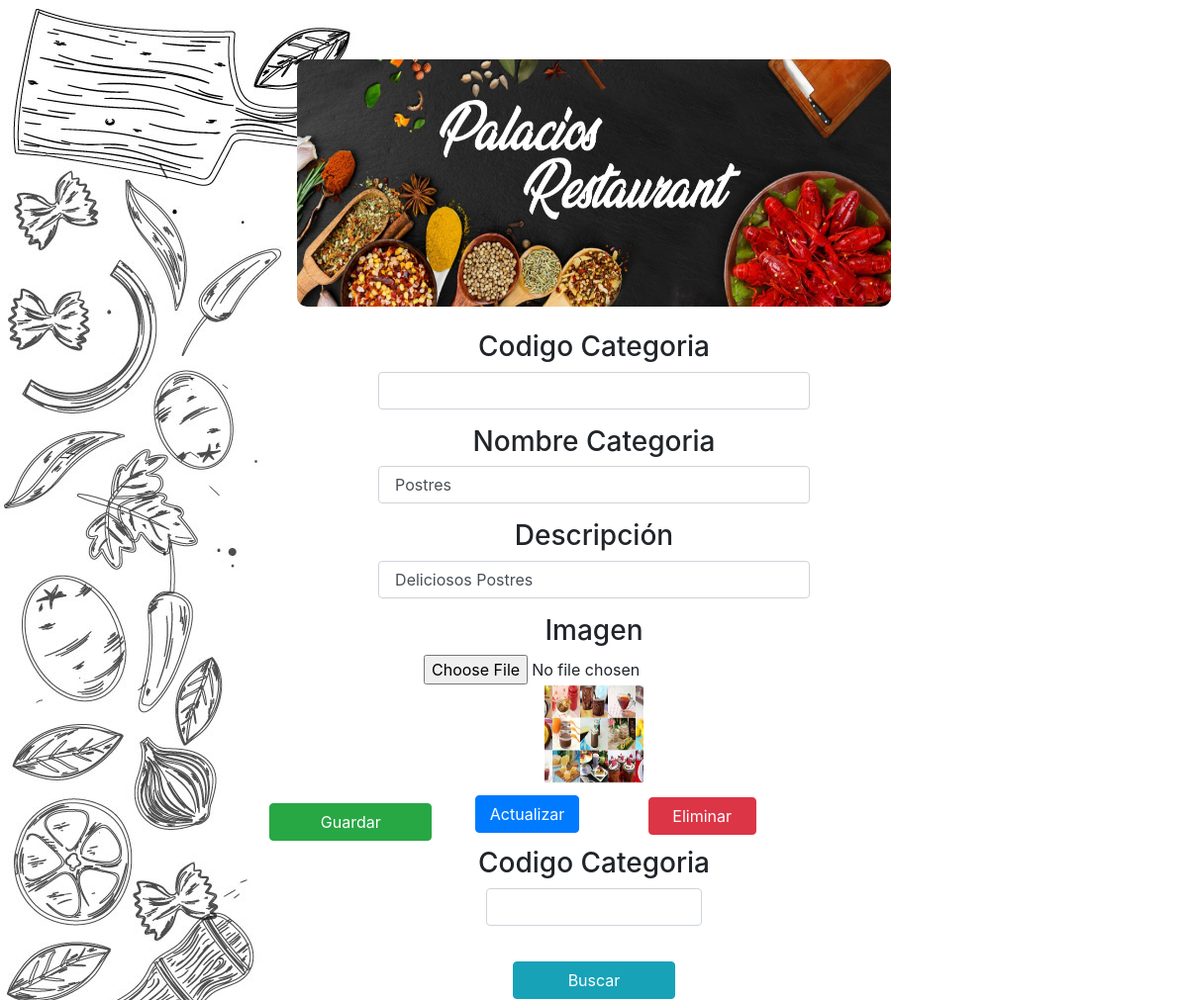
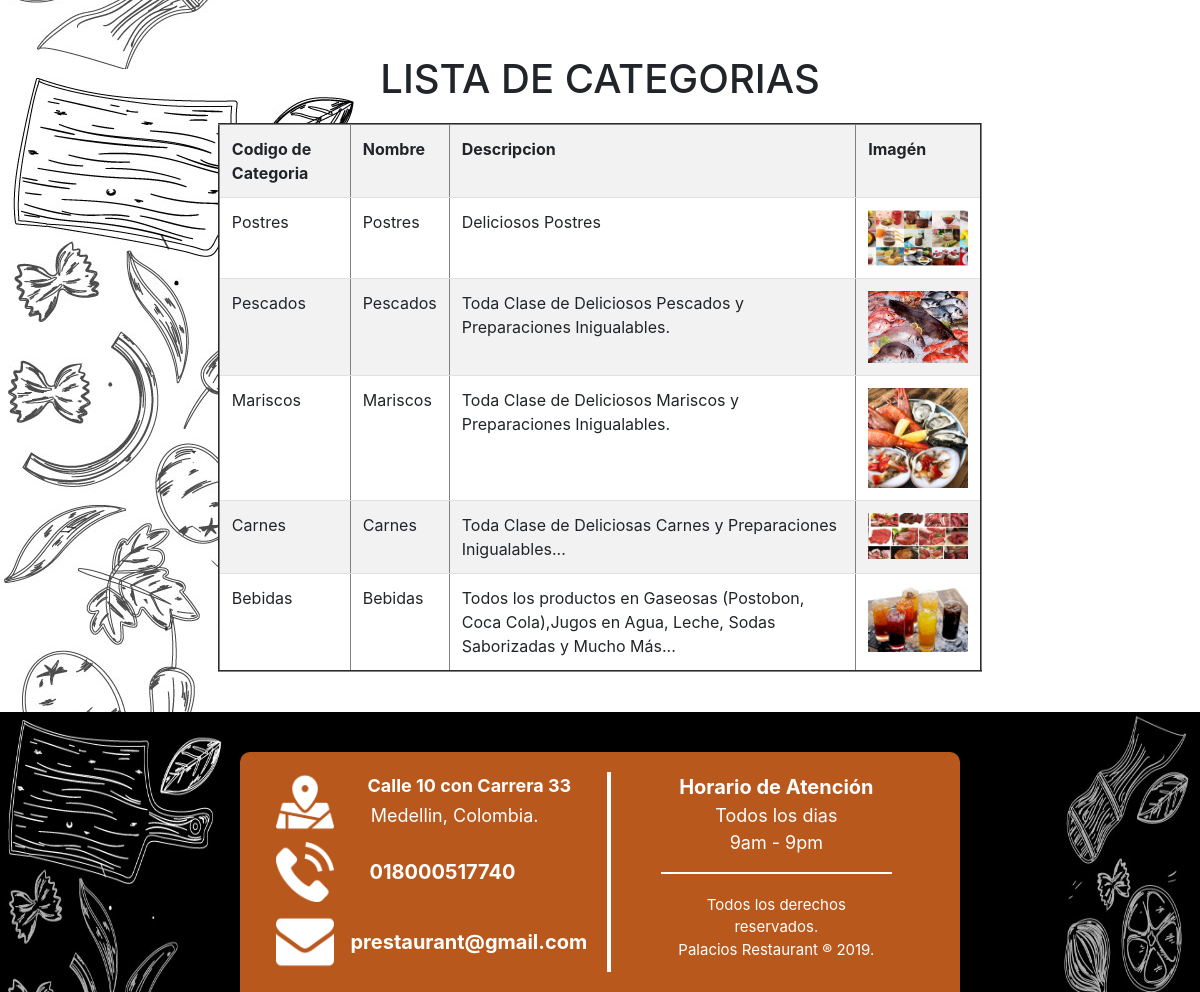
The page /index.php/ccategoria/listacategorias on the database its author committed (2 pictures, top to bottom).
### tables this page shows
CREATE TABLE `categoria` (
  `identct` varchar(30) NOT NULL,
  `name` varchar(30) NOT NULL,
  `description` varchar(500) NOT NULL,
  `ruta` varchar(255) NOT NULL
);

### application/controllers/ccategoria.php (called while the page is built, shortened)
<?php
class ccategoria extends CI_Controller
{
    function __construct()
    {
        $this->load->helper(array('form', 'url'));
        $this->load->library('form_validation');
        $this->load->helper('download');
        $this->load->library('upload');
        $this->load->model('mcategoria');
    }
    function listacategorias()
    {
        $lcategorias = $this->mcategoria->listacategorias();
        $datos['detailcategoria'] = $lcategorias;
        $this->load->view('vcategoria', $datos);
    }
}

### index.php (called while the page is built, shortened)
<?php
require_once BASEPATH.'core/CodeIgniter.php';

### application/models/mcategoria.php (called while the page is built, shortened)
<?php
class mcategoria extends CI_Model
{
        function listacategorias()
        {
           $query = $this->db->query("Select * From categoria Order By name Desc");
            return $query->result();
        }
}
?>

### application/views/vcategoria.php (the view, shortened to what this page needs)
<!DOCTYPE html>
<html lang="en">
<head>
    <link rel="stylesheet" href="https://stackpath.bootstrapcdn.com/bootstrap/4.3.1/css/bootstrap.min.css">
    <body>
</head>
<body>
<div id="banner">
            </div>
<center>
    <div class="container p-4">
    <form id="form" method="POST" enctype="multipart/form-data" action="<?= base_url() ?>index.php/ccategoria/agregarcategoria">
    <form id="form" >
        <div class="form-group">
                <h3>Codigo Categoria</h3>
                        <input type="text" id="txtidentct" name="txtidentct" class="form-control" style="width:40%;"autocomplete="off" value=" <?php echo set_value('txtidentct'); ?>">
        </div>
        <div class="form-group">
                <h3>Nombre Categoria</h3>
                        <input type="text" id="txtname" name="txtname" class="form-control" style="width:40%;" value=" <?= (isset($detailcategoria[0])) ? $detailcategoria[0]->name : ""; ?>">
        </div>
        <div class="form-group">
                <h3>Descripción</h3>
                        <input type="text" id="txtdescription" name="txtdescription" class="form-control" style="width:40%;" value=" <?= (isset($detailcategoria[0])) ? $detailcategoria[0]->description : ""; ?>">
        </div>
        <div class="form-group">
            <h3>Imagen</h3>
                <input type="file" name="fileToUpload" id="fileToUpload"/>
            <br>
            <div id="display">
                <?= (isset($detailcategoria[0])) ? "<img src='".base_url().$detailcategoria[0]->ruta."'" : ""; ?>
            </div>
        </div>
        <div class="form-group" >
                <input type="submit" id="btnenviar" class="btn btn-success" name="btnenviar" style="margin-top:20px;width:15%;float:left;margin-left:20%;margin-right:5%;" value="Guardar">
        </div>
     </form>
     <?php
            echo form_close();
         ?>
         </div>
         <div class="container; p-4">
    <?php echo form_open('ccategoria/actualizarcategoria');?>
        <form>
            <input type="submit" id="btnactualizar" class="btn btn-primary" name="btnactualizar" style="margin-top:-28px;width:10%;float:left;margin-left:-1%;margin-right:35%;" value="Actualizar" onclick="pasardatos()";>
        </form>
    <?php echo form_close();?>
    </div>
         <?php
            echo form_open('ccategoria/listacategoriasxident');
         ?>
         <form>
         <div class="form-group">
                <h3>Codigo Categoria</h3>
                <input type="text" id="txtidentct" name="txtidentct" class="form-control" style="width:20%;" autocomplete="off" value="<?php echo set_value('txtidentct');?>">
        </div>
        <div class="form-group" style="">
                <input type="submit" id="btnbuscar" class="btn btn-info" name="btnbuscar" style="margin-top:20px;width:15%;" value="Buscar">
        </div>
         </form>
         <?php
            echo form_close();
         ?>
         <?php
            echo form_open('ccategoria/eliminarcategoria');
         ?>
         <form id="frmeliminar">
        <div class="form-group" style="" id="freli">
                <input type="submit" id="btneliminar" class="btn btn-danger" name="btneliminar" style="margin-top:-430px;width: 10%;margin-left:20%" value="Eliminar" onclick="confirmarEliminar()">
        </div>
         </form>
         <?php
          echo form_close();
         ?>
         <h1>LISTA DE CATEGORIAS</h1>
    <table border="2" style="margin-top:20px;background: #FFFFFF; width:70%;" class="table table-striped">
        <th>Codigo de Categoria</th>
        <th>Nombre</th>
        <th>Descripcion</th>
        <th>Imagén</th>
        <?php
        if($detailcategoria){
            foreach($detailcategoria as $categori)
            {
                echo "<tr>";
                    echo "<td>".$categori->identct."</td>";
                    echo "<td>".$categori->name."</td>";
                    echo "<td>".$categori->description."</td>";
                    echo "<td><img src='".base_url().$categori->ruta."' style='width:100px'/> </td>";
                echo "</tr>";
            }
        }
        ?>
    </table>
        </center>
        <div id="footer">
        <div id="sectionfooter">
            <div id="datos">
                <div id="divi1">
                    <div id="logodivi1">
                    </div>
                    <div id="txtdivi11">
                            &nbsp &nbsp  Calle 10 con Carrera 33
                    </div>
                    <div id="txtdivi12">
                            &nbsp &nbsp  Medellin, Colombia.
                    </div>
                </div>
                <div id="divi2">
                    <div id="logodivi2">
                    </div>
                    <div id="txtdivi2">
                            &nbsp &nbsp  018000517740
                    </div>
                </div>
                <div id="divi3">
                    <div id="logodivi3">
                    </div>
                    <div id="txtdivi3">
                            prestaurant@gmail.com
                    </div>
                </div>
            </div>
            <div id="separador">
            </div>
            <div id="horarioaper">
                <div id="divih1">
                    <div id="haten">
                        Horario de Atención
                    </div>
                    <div id="rhaten">
                        Todos los dias <br> 9am - 9pm
                    </div>
                </div>
                <div id="sepa">
                </div>
                <div id="divih2">
                    <div id="txtri">
                        Todos los derechos reservados.
                        <br>
                        Palacios Restaurant ® 2019.
                    </div>
                </div>
            </div>
        </div>
    </div>
</body>
</html>

### application/views/vcategoria.php (style rules this page uses)
#display > img { width: 100px; height: 100px; }
body { background-image: url('../img/fondo.jpg'); }
#footer { width: 100%; height: 280px; float: left; background-image: url('../img/fondoin.jpg') }
#sectionfooter { width: 50%; margin-top: 40px; height: 240px; margin-left: 25%; float: left; border-top-left-radius: 10px; border-top-right-radius: 10px; background: #B9581C; }
#datos { margin-top: 20px; width: 35%; float: left; margin-left: 10%; height: 200px; border: px solid black; }
#divi1 { width: 100%; height: 60px; float: left; border: px solid white; }
#divi2 { margin-top: 10px; width: 100%; height: 60px; float: left; border: px solid white; }
#divi3 { margin-top: 10px; width: 100%; height: 60px; float: left; border: px solid white; }
#logodivi1 { width: 18%; float: left; height: 100%; border: px solid red; background-image: url('../img/ubica.png'); background-size: 100% 100%; }
#txtdivi11 { width: 70%; float: left; height: 50%; margin-left: 5%; margin-right: 7%; font-size: 18px; color: white; font-weight: bold; border: px solid blue; }
#txtdivi12 { width: 70%; float: left; height: 50%; margin-left: 5%; font-size: 18px; color: white; border: px solid blue; }
#logodivi2 { width: 18%; float: left; height: 100%; border: px solid red; background-image: url('../img/telefono.png'); background-size: 100% 100%; }
#txtdivi2 { margin-top: 15px; width: 70%; float: left; height: 50%; margin-left: 5%; margin-right: 7%; font-size: 20px; color: white; font-weight: bold; border: px solid blue; }
#logodivi3 { width: 18%; float: left; height: 100%; border: px solid red; background-image: url('../img/sobre.png'); background-size: 100% 100%; }
#txtdivi3 { margin-top: 15px; width: 70%; float: left; height: 50%; margin-left: 5%; margin-right: 7%; font-size: 20px; color: white; font-weight: bold; border: px solid blue; }
#separador { margin-top:20px; width: 0.5%; height: 200px; float: left; margin-left: 4%; border: 1px solid white; background: white; }
#horarioaper { margin-top: 20px; width: 35%; float: left; margin-left: 3%; height: 200px; border: px solid black; }
#divih1 { width: 100%; height: 100px; float: left; border: px solid white; }
#haten { width: 60%; float: left; height: 30px; margin-left: 20%; border:px solid blue; text-align: center; font-size: 20px; font-weight: bold; color: white; }
#rhaten { width: 70%; float: left; height: 50px; margin-left: 15%; border:px solid blue; text-align: center; font-size: 18px; color: white; }
#divih2 { width: 100%; height: 100px; float: left; border: px solid white; }
#txtri { margin-top: 20px; width: 70%; float: left; height: 60px; margin-left: 15%; border:px solid blue; text-align: center; font-size: 15px; color: white; }
#sepa { float: left; width: 80%; margin-left: 10%; height: 1px; border: 1px solid white; }
#banner { width: 50%; margin-left: 25%; height: 300px; background-image: url('../img/banner.jpg'); background-size: 100% 100%; margin-top:60px; border-radius: 10px; }
@media screen and (min-width: 500px) and (max-width: 1280px) { #footer { background-image: url('../img/fondoinres.jpg'); background-size: 100% 100%; } }
@media screen and (min-width: 500px) and (max-width: 1280px) { #sectionfooter { width: 60%; margin-left: 20%; } }
@media screen and (min-width: 500px) and (max-width: 1280px) { #datos { width: 45%; margin-left:5% ; } }
@media screen and (min-width: 500px) and (max-width: 1280px) { #separador { margin-left: 1%; } }
@media screen and (min-width: 500px) and (max-width: 1280px) { #horarioaper { width: 40%; } }
@media screen and (min-width: 500px) and (max-width: 1280px) { #haten { width: 70%; margin-left: 15%; } }
@media screen and (min-width: 500px) and (max-width: 1280px) { #rhaten { width: 75%; margin-left: 12.5%; } }
@media screen and (min-width: 500px) and (max-width: 1280px) { #banner { height: 250px; } }

### rows shown on the page
categoria: txtname "Postres", txtdescription "Deliciosos Postres", ruta (picture), identct "Postres", name "Postres", description "Deliciosos Postres"
categoria: identct "Pescados", name "Pescados", description "Toda Clase de Deliciosos Pescados y Preparaciones Inigualables.", ruta (picture)
categoria: identct "Mariscos", name "Mariscos", description "Toda Clase de Deliciosos Mariscos y Preparaciones Inigualables.", ruta (picture)
categoria: identct "Carnes", name "Carnes", description "Toda Clase de Deliciosas Carnes y Preparaciones Inigualables...", ruta (picture)
categoria: identct "Bebidas", name "Bebidas", description "Todos los productos en Gaseosas (Postobon, Coca Cola),Jugos en Agua, Leche, Sodas Saborizadas y Mucho Más...", ruta (picture)
